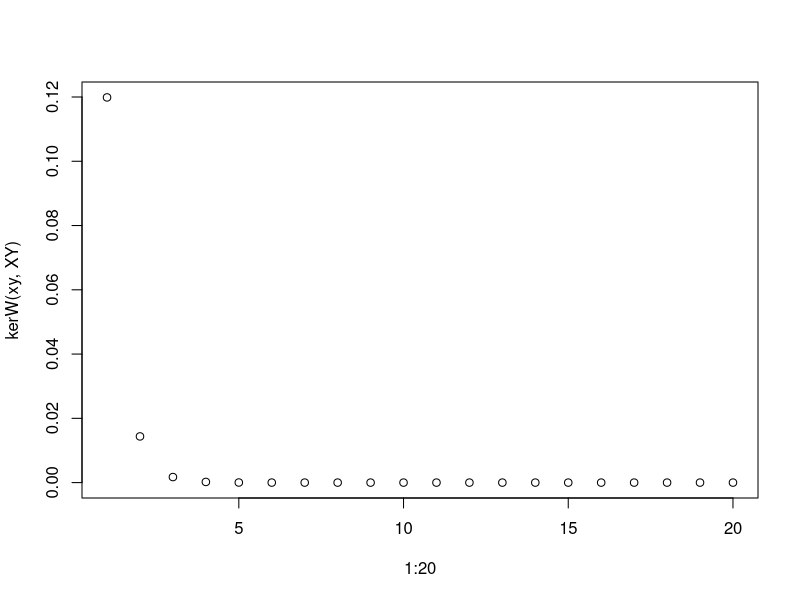

Generate this figure with R: (Note: this script raises an error after producing the figure.)

kerW = function(xy, XY, p=1.5){
  d = sqrt((xy[1] - XY[,1])^2 + (xy[2] - XY[,2])^2) 
  exp(-d*p)*XY[,3]
}

xy = c(0,0)
XY = cbind(1:20, 1:20, rep(1,20))
plot(1:20, kerW(xy, XY))

kerW.i = function(i, xy, XY, w, p=1){
  kerW(xy[i,], XY, p)
}


FL = sapply(X=c(1:N.f), FUN=kerW.i, xy = xy.f, XY=xy.l, simplify = "array")
LF = sapply(X=c(1:N.l), FUN=kerW.i, xy = xy.l, XY=xy.f, simplify = "array")

LF = t(LF)
FL = t(FL)

Q = LF%*%FL

Q = Q / rowSums(Q)
N = matrix(pmax(0, Q - t(Q)), N.l, N.l) 
CC = Q-N

par(mfrow = c(2,1), mar = c(0,0,0,0))
plot(xy.l[,1], xy.l[,2], pch = 3, col = "blue",  xlab = "", xaxt = "n", ylab = "", yaxt = "n", xlim = range(xy.f, xy.l), ylim = range(xy.f, xy.l))
points(xy.f[,1], xy.f[,2], pch = 4, col = "red")

for(i in 1:N.l)
  for(j in i:N.l)
    segments(xy.l[i,1], xy.l[i,2], xy.l[j,1], xy.l[j,2], lwd = CC[i,j]*2)

plot(xy.l[,1], xy.l[,2], pch = 16, col = "blue",  xlab = "", xaxt = "n", ylab = "", yaxt = "n", xlim = range(xy.f, xy.l), ylim = range(xy.f, xy.l))
points(xy.f[,1], xy.f[,2], pch = 16, col = "red")
for(i in 1:N.l)
  for(j in 1:N.l)
    arrows(xy.l[i,1], xy.l[i,2], xy.l[j,1], xy.l[j,2], lwd = N[i,j]*2, length =0.05)

#plot(xl, yl, type = "n", pch = 16, col = "blue", ylim = c(-1,12), xlim = c(-1,12), xlab = "", xaxt = "n", ylab = "", yaxt = "n")

#for(i in 1:29)
#  for(j in 1:29)
#    arrows(xl[i], yl[i], xl[j], yl[j], lwd = N2[i,j], length = .05)
